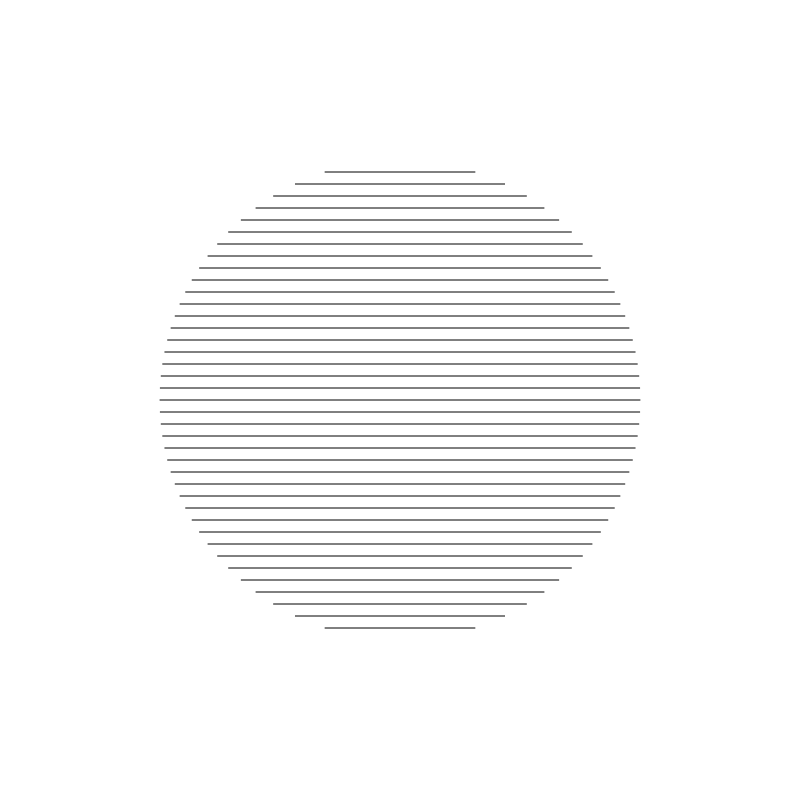
Frame 1 (no input)
Frame 2 (the mouse pressed at the canvas centre, redrawn once): identical to frame 1, image omitted

The p5.js sketch that drew this single still picture (run headless with seeded random() and noise() and a simulated clock; the mouse was pressed at the canvas centre and the sketch redrawn once):

// p5.js sketch
// ── sketch.js
function preload(){
  // put preload code here
}

function setup()
{
  createCanvas(800, 800);
  colorMode(HSB, 360, 100, 100, 100);
  angleMode(DEGREES);
}

function draw()
{
  background(255);

	let a = width / 2;
	let b = height / 2;
  let radius = width / 2 * 0.6;

	push();
	translate(a, b);
	rotate(-90);

	let lines = 20;
  let factor = radius / lines;
	let initial = - radius + factor;

  // Start at initial line and iterate by factor until it reaches radius limit.
	for (let x = initial; x < radius; x += factor)
  {
    // Outline of circle.
		let y = sqrt(sq(radius) - sq(x));
		line(x, y, x, -y);
  }

  pop();
  noLoop();
}
